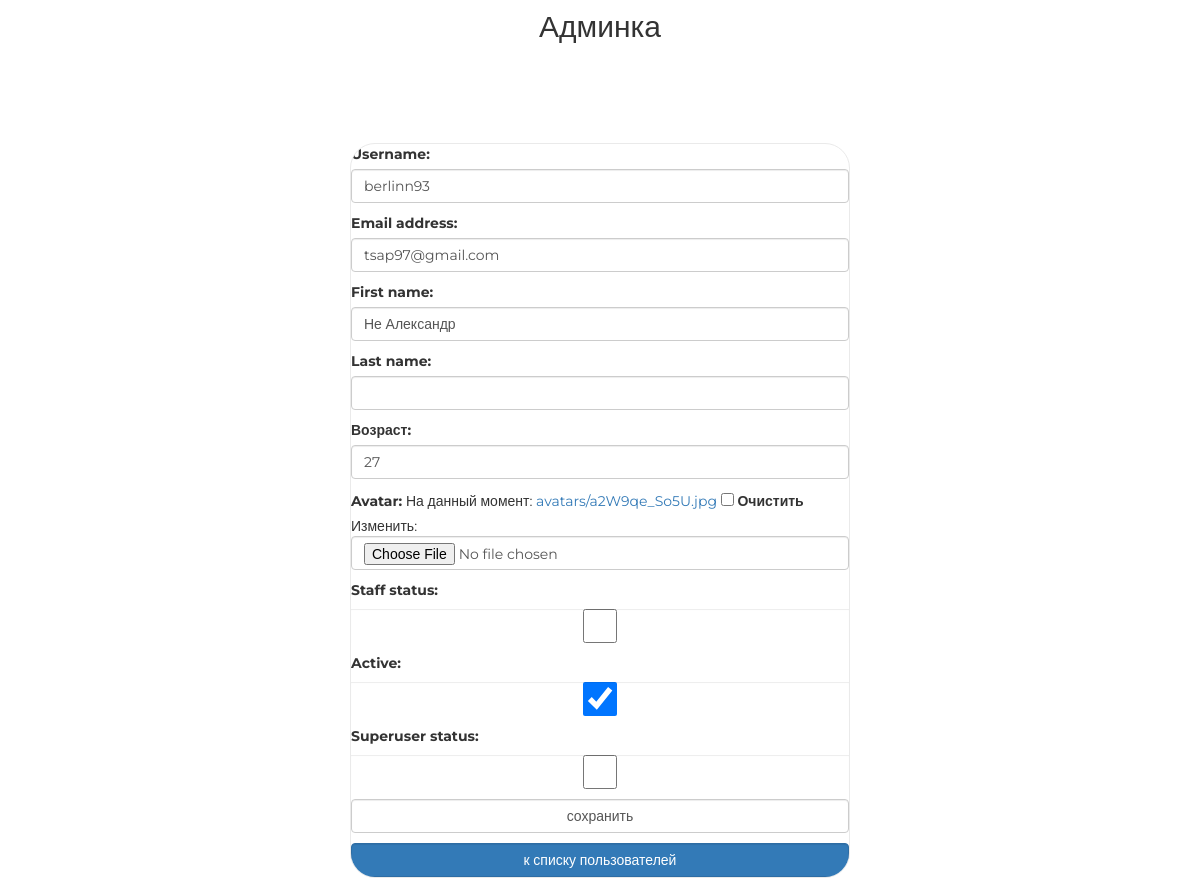
Before: /new/admin/user/update/2/ (signed in) with the older database file.
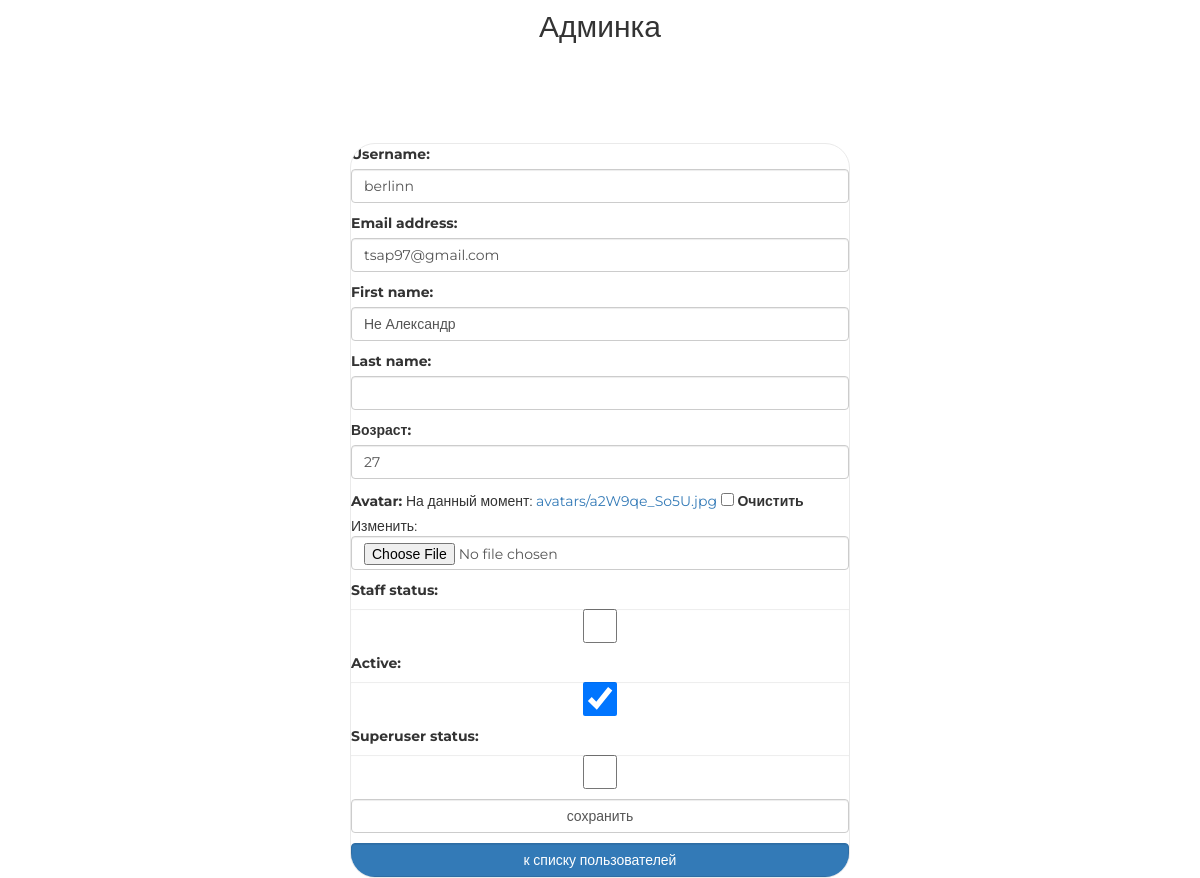
After: the same page with the newer database file.
### authapp/models.py (models this page shows, shortened)
class ShopUser(AbstractUser):
    age = models.PositiveIntegerField('возраст', null=True)
    avatar = models.ImageField(upload_to='avatars', blank=True)

### adminapp/views.py (the view)
# urls.py: path('user/update/<int:user_pk>/', adminapp.ShopUserAdminUpdate.as_view(),
class ShopUserAdminUpdate(SuperUserOnlyMixin, PageTitleMixin, UpdateView):
    model = get_user_model()
    form_class = AdminShopUpdateUserForm
    success_url = reverse_lazy('new_admin:index')
    pk_url_kwarg = 'user_pk'
    page_title = 'админка/юзер/редактирование'

### adminapp/forms.py
class AdminShopUpdateUserForm(ShopUserChangeForm):
    class Meta:
        model = get_user_model()
        fields = ('username', 'password', 'email', 'first_name',
                  'last_name', 'age', 'avatar',
                  'is_staff', 'is_active', 'is_superuser')

### adminapp/views.py (called while the page is built)
    @method_decorator(user_passes_test(lambda user: user.is_superuser))
    def dispatch(self, request, *args, **kwargs):
        return super().dispatch(request, *args, **kwargs)

    def get_context_data(self, **kwargs):
        context = super().get_context_data(**kwargs)
        context[self.page_title_key] = self.page_title
        return context

### adminapp/templates/authapp/shopuser_form.html (shortened to what this page needs)
{% extends 'adminapp/base.html' %}
{% load static %}
{% block container %}
    <div class="login">
        <form class="form-horizontal" method="post" enctype="multipart/form-data">
            {{ form.as_p }}
            <input class="form-control" type="submit" value="сохранить">
        </form>
        <a href="{% url 'new_admin:index' %}"
           class="btn btn-primary form-control last">
            к списку пользователей
        </a>
    </div>
{% endblock %}

Changed rows visible on the page:
changed ShopUser "tsap97@gmail.com": username "berlinn93" → "berlinn"
